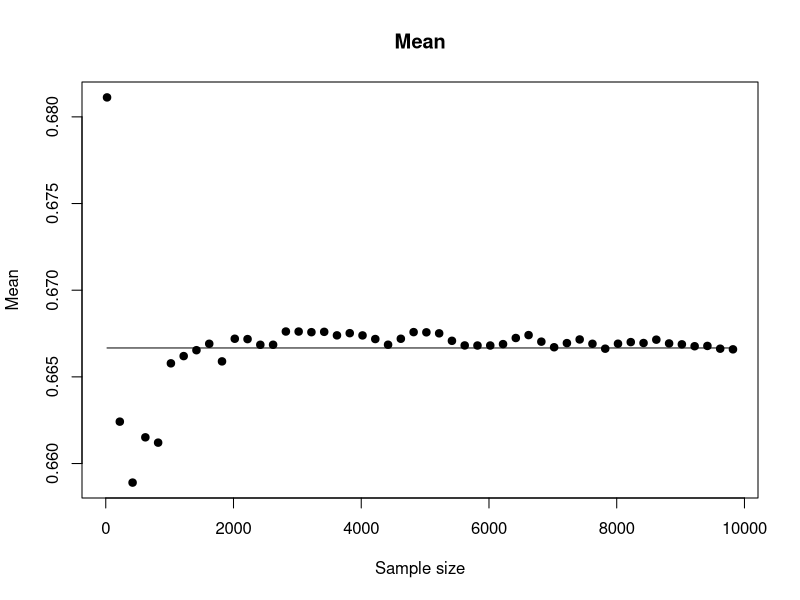
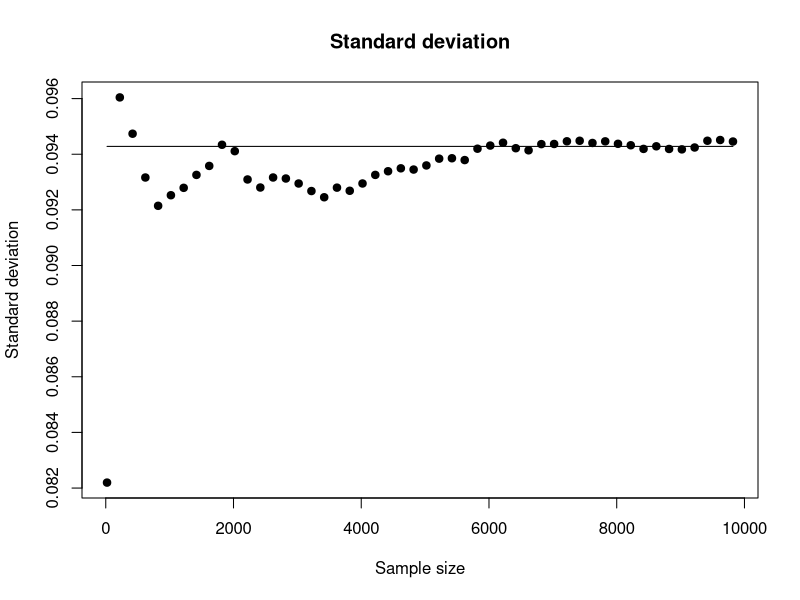
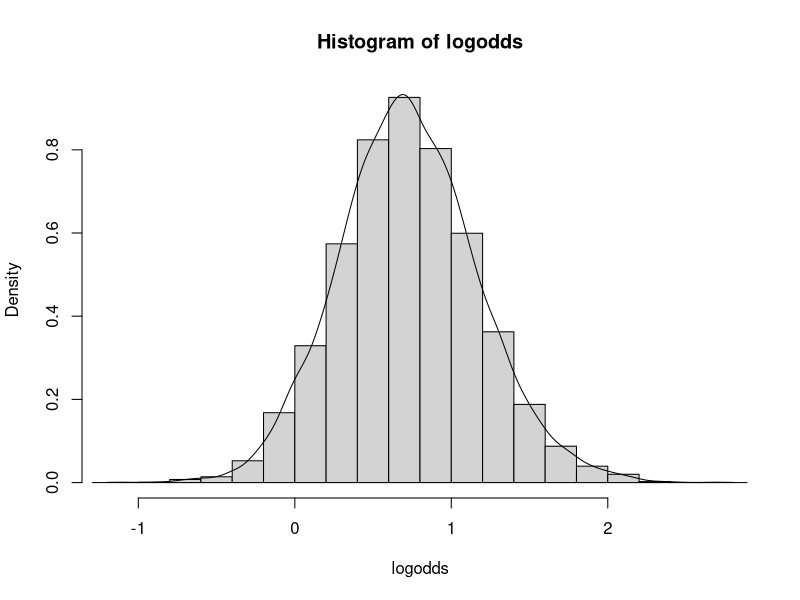
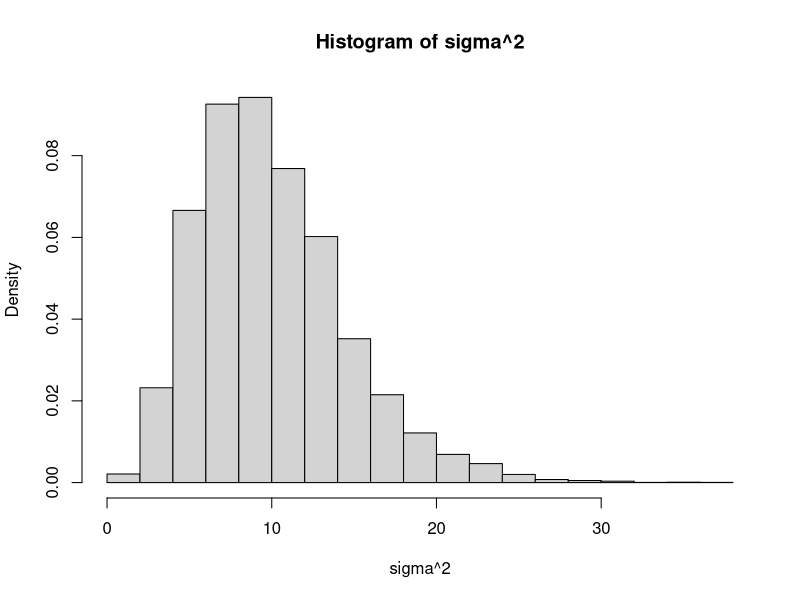
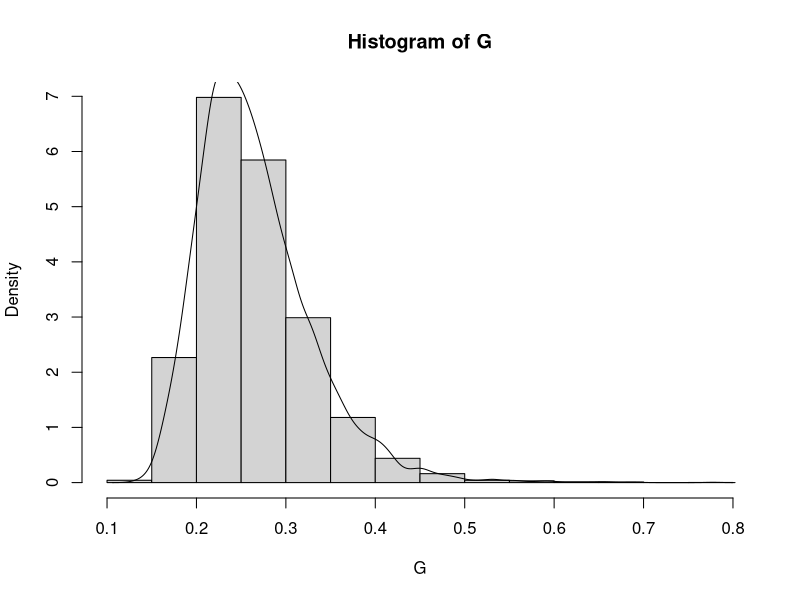
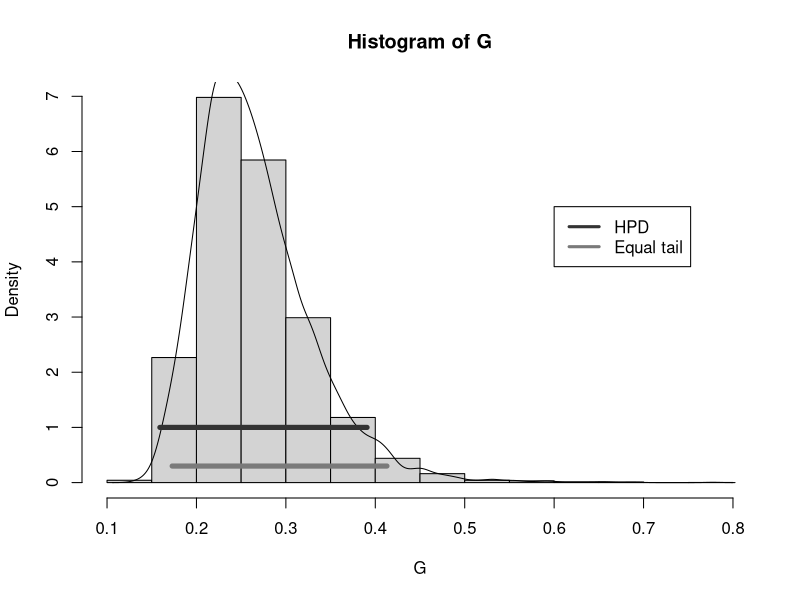
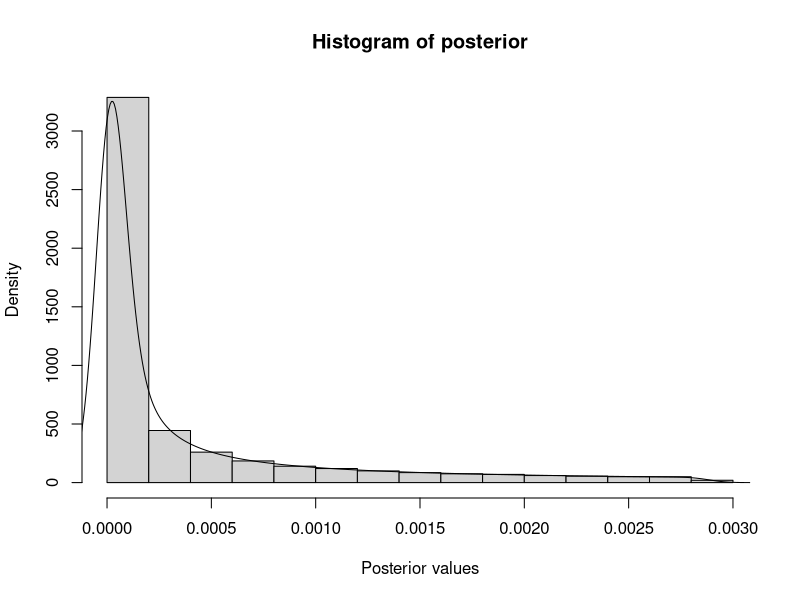

Recreate these plots in R, in order.
## ---- chunk 1
alpha <- 2+14
beta <- 2+6
y1<-rbeta(20, alpha, beta)

t_mean <- alpha/(alpha+beta)
t_sd <- sqrt(alpha*beta/((alpha+beta)^2*(alpha+beta+1)))
samples = seq(20,10000,by=200)
result = data.frame()
for(i in 1:length(samples)){
  set.seed(12345)
  temp <- rbeta(samples[i], alpha, beta)
  result[i,1] <- mean(temp)
  result[i,2] <- sd(temp)
}
colnames(result)<-c("Mean", "Sd")

plot(samples, result$Mean, ylab="Mean", xlab="Sample size", main="Mean", pch=19)
lines(samples, rep(t_mean, length(samples)))
plot(samples, result$Sd, ylab="Standard deviation", xlab="Sample size", main="Standard deviation", pch=19)
lines(samples, rep(t_sd, length(samples)))
## ---- chunk 2
set.seed(12345)
y<-rbeta(10000, alpha, beta)
prob <- length(y[y<0.4])/length(y)
true_prob <- pbeta(0.4, alpha, beta)
cat("Computed posterior probability: ", prob)
cat("True posterior probability: ", true_prob)
## ---- chunk 3
logodds <- log(y/(1-y))
hist(logodds, freq = FALSE)
lines(density(logodds))
## ---- chunk 4
x<-c(14, 25, 45, 25, 30, 33, 19, 50, 34, 67)
mu <- 3.5
n <- length(x)
tau2 <- sum((log(x)-mu)^2)/n
set.seed(12345)
sim_sigma2 <- rchisq(10000,n)

sigma2 <- n*tau2/sim_sigma2

s_mean<-mean(sigma2)
s_sd<-sd(sigma2)
#Theoretical values for scaled inv-chi (wikipedia):
inv_mean<-n*tau2/(n-2)
inv_sd <- sqrt(2*inv_mean^2/(n-4))
mat <- matrix(c(s_mean, inv_mean, s_sd, inv_sd), ncol=2)
colnames(mat)<-c("Mean", "Sd")
rownames(mat)<-c("Simulated", "Theoretical")
mat
hist(sim_sigma2, xlab="sigma^2", main="Histogram of sigma^2", freq = FALSE)
## ---- chunk 5
set.seed(12345)
G <- 2*pnorm(sqrt(sigma2)/sqrt(2))-1
dens_G<-density(G)
lognorm = rlnorm(10000, mean(G), sd(G))
hist(G, freq=FALSE)
lines(dens_G)
## ---- chunk 6
perc = 0.025*10000
lowertail <- G[order(G, decreasing = FALSE)[perc+1]]
uppertail <- G[order(G, decreasing = FALSE)[10000-perc-1]]

dataframe <- data.frame(y=dens_G$y,x=dens_G$x)
dataframe <- dataframe[order(dataframe$y,decreasing = TRUE),]
dataframe$dens <- cumsum(dataframe$y)/sum(dataframe$y)

dfx<-dataframe$dens<0.95
low<-which.min(dataframe$x[dfx])
upp<-which.max(dataframe$x[dfx])
x_low <- dataframe$x[low]
x_upp <- dataframe$x[upp]

hist(G, freq=FALSE)
lines(density(G), lwd=1)
lines(c(lowertail, uppertail), c(0.3,0.3), col="grey48", lwd=5)
lines(c(x_low, x_upp), c(1,1), col="grey20", lwd=5)
legend(x = 0.6, y=5, c("HPD", "Equal tail"), col=c("grey20", "grey48"), lwd = 3)

## ---- chunk 7
z <- c(-2.44, 2.14, 2.54, 1.83, 2.02, 2.33, -2.79, 2.23, 2.07, 2.02)
mu2 <- 2.39
lambda <- 1

posterior <- function(k){
  result <- lambda*exp(k*sum(cos(z-mu2))-lambda*sum(z))/(2*pi*besselI(k,0))
  return(result)
}

ks <- seq(0,1,by=0.001)
post <- posterior(ks)
dens_post <- density(post)
hist(post, freq = FALSE, xlab="Posterior values", main="Histogram of posterior")
lines(dens_post)
## ---- chunk 8
post_mode <- max(dens_post$x)
post_mode
